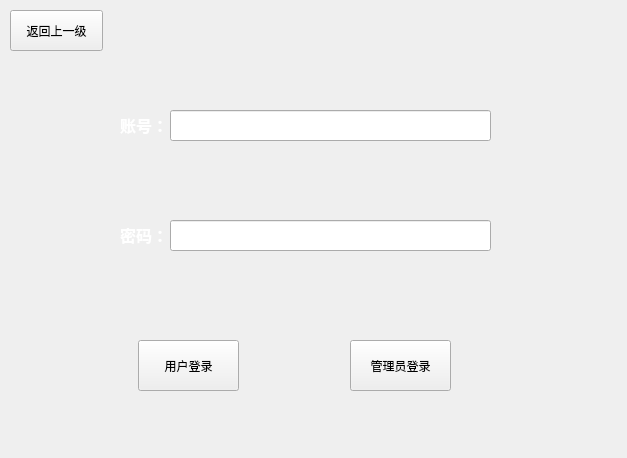
<?xml version="1.0" encoding="UTF-8"?>
<ui version="4.0">
 <class>widget_sign</class>
 <widget class="QWidget" name="widget_sign">
  <property name="geometry">
   <rect>
    <x>0</x>
    <y>0</y>
    <width>627</width>
    <height>458</height>
   </rect>
  </property>
  <property name="windowTitle">
   <string>Form</string>
  </property>
  <widget class="QPushButton" name="returnButton">
   <property name="geometry">
    <rect>
     <x>10</x>
     <y>10</y>
     <width>93</width>
     <height>41</height>
    </rect>
   </property>
   <property name="text">
    <string>返回上一级</string>
   </property>
  </widget>
  <widget class="QLabel" name="label">
   <property name="geometry">
    <rect>
     <x>120</x>
     <y>110</y>
     <width>91</width>
     <height>31</height>
    </rect>
   </property>
   <property name="font">
    <font>
     <family>Artifakt Element Black</family>
     <weight>75</weight>
     <bold>true</bold>
    </font>
   </property>
   <property name="text">
    <string>&lt;html&gt;&lt;head/&gt;&lt;body&gt;&lt;p&gt;&lt;span style=&quot; font-size:12pt; color:#ffffff;&quot;&gt;账号：&lt;/span&gt;&lt;/p&gt;&lt;/body&gt;&lt;/html&gt;</string>
   </property>
  </widget>
  <widget class="QLabel" name="label_2">
   <property name="geometry">
    <rect>
     <x>120</x>
     <y>220</y>
     <width>91</width>
     <height>31</height>
    </rect>
   </property>
   <property name="font">
    <font>
     <family>Artifakt Element Black</family>
     <weight>75</weight>
     <bold>true</bold>
    </font>
   </property>
   <property name="text">
    <string>&lt;html&gt;&lt;head/&gt;&lt;body&gt;&lt;p&gt;&lt;span style=&quot; font-size:12pt; color:#ffffff;&quot;&gt;密码：&lt;/span&gt;&lt;/p&gt;&lt;/body&gt;&lt;/html&gt;</string>
   </property>
  </widget>
  <widget class="QLineEdit" name="idLineEdit">
   <property name="geometry">
    <rect>
     <x>170</x>
     <y>110</y>
     <width>321</width>
     <height>31</height>
    </rect>
   </property>
  </widget>
  <widget class="QLineEdit" name="passwordLineEdit">
   <property name="geometry">
    <rect>
     <x>170</x>
     <y>220</y>
     <width>321</width>
     <height>31</height>
    </rect>
   </property>
   <property name="echoMode">
    <enum>QLineEdit::Password</enum>
   </property>
  </widget>
  <widget class="QPushButton" name="userSignButton">
   <property name="geometry">
    <rect>
     <x>138</x>
     <y>340</y>
     <width>101</width>
     <height>51</height>
    </rect>
   </property>
   <property name="text">
    <string>用户登录</string>
   </property>
  </widget>
  <widget class="QPushButton" name="admSignButton">
   <property name="geometry">
    <rect>
     <x>350</x>
     <y>340</y>
     <width>101</width>
     <height>51</height>
    </rect>
   </property>
   <property name="text">
    <string>管理员登录</string>
   </property>
  </widget>
 </widget>
 <resources/>
 <connections/>
</ui>
